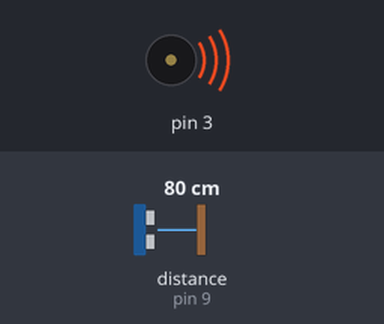
Bench run of a sketch on a simulated Arduino Uno, built with avr-gcc and run on an emulated ATmega328P. On the bench: buzzer (waves = sounding). Wiring (inferred from the names in the program): ultrasonic range finder: trigger pin 10; echo pin 9. The test bench sets the inputs (shaded band); at power-on: distance to the obstacle (sensor on pin 9) 80 cm. The echo pulse lasts 58.3 µs per cm; what the sketch prints to the serial monitor is not drawn.

Above: at 0.1 s.
Timing chart, 0 to 1.6 s (numbered marks = the images above):
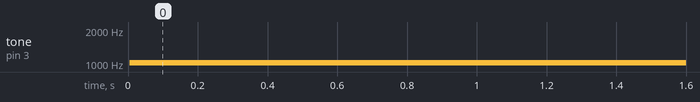

The sketch:

sketch_aug14b.ino
```cpp
#define trigPin 10
#define echoPin 9
int freq = 0;
void setup() {
  Serial.begin (9600);
  pinMode(trigPin, OUTPUT);
  pinMode(echoPin, INPUT);
}

void loop() {
  long duration, distance;
  digitalWrite(trigPin, LOW);
  delayMicroseconds(2);
  digitalWrite(trigPin, HIGH);
  delayMicroseconds(10);
  digitalWrite(trigPin, LOW);
  duration = pulseIn(echoPin, HIGH);
  distance = (duration/2) / 29.1;

  tone(3, distance * 13);

  Serial.println(distance);

  delay(100);
}
```

Measured:
- by itself, tone on pin 3: silent → 1027 Hz at 0.01 s
